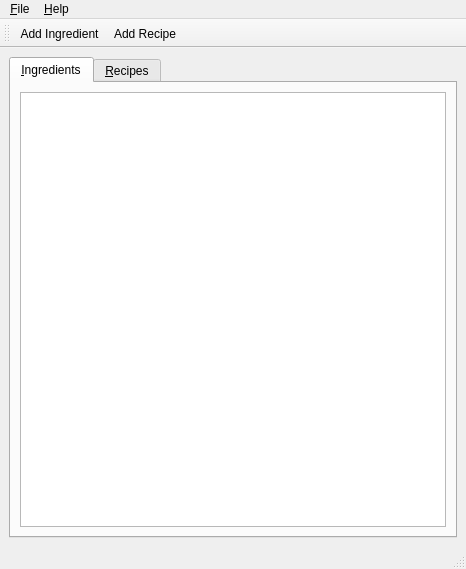
<ui version="4.0" >
 <class>MainWindow</class>
 <widget class="QMainWindow" name="MainWindow" >
  <property name="geometry" >
   <rect>
    <x>0</x>
    <y>0</y>
    <width>466</width>
    <height>569</height>
   </rect>
  </property>
  <property name="windowTitle" >
   <string>AlkyBundle</string>
  </property>
  <property name="windowIcon" >
   <iconset resource="resources.qrc" >
    <normaloff>:/main/pixmaps/icon.png</normaloff>:/main/pixmaps/icon.png</iconset>
  </property>
  <widget class="QWidget" name="centralwidget" >
   <layout class="QVBoxLayout" name="verticalLayout" >
    <item>
     <widget class="QTabWidget" name="tabWidget" >
      <property name="currentIndex" >
       <number>0</number>
      </property>
      <property name="iconSize" >
       <size>
        <width>32</width>
        <height>32</height>
       </size>
      </property>
      <widget class="QWidget" name="tab" >
       <attribute name="title" >
        <string>&amp;Ingredients</string>
       </attribute>
       <attribute name="icon" >
        <iconset resource="resources.qrc" >
         <normaloff>:/main/pixmaps/ingredient.png</normaloff>:/main/pixmaps/ingredient.png</iconset>
       </attribute>
       <layout class="QVBoxLayout" name="verticalLayout_2" >
        <item>
         <widget class="QTreeView" name="listIngredient" >
          <property name="iconSize" >
           <size>
            <width>32</width>
            <height>32</height>
           </size>
          </property>
          <property name="indentation" >
           <number>0</number>
          </property>
          <property name="rootIsDecorated" >
           <bool>false</bool>
          </property>
          <property name="itemsExpandable" >
           <bool>false</bool>
          </property>
         </widget>
        </item>
       </layout>
      </widget>
      <widget class="QWidget" name="tab_2" >
       <attribute name="title" >
        <string>&amp;Recipes</string>
       </attribute>
       <attribute name="icon" >
        <iconset resource="resources.qrc" >
         <normaloff>:/main/pixmaps/recipe.png</normaloff>:/main/pixmaps/recipe.png</iconset>
       </attribute>
       <layout class="QVBoxLayout" name="verticalLayout_3" >
        <item>
         <widget class="QListView" name="listRecipe" />
        </item>
       </layout>
      </widget>
     </widget>
    </item>
   </layout>
  </widget>
  <widget class="QMenuBar" name="menubar" >
   <property name="geometry" >
    <rect>
     <x>0</x>
     <y>0</y>
     <width>466</width>
     <height>26</height>
    </rect>
   </property>
   <widget class="QMenu" name="menuFile" >
    <property name="title" >
     <string>&amp;File</string>
    </property>
    <addaction name="actionQuit" />
   </widget>
   <widget class="QMenu" name="menuHelp" >
    <property name="title" >
     <string>&amp;Help</string>
    </property>
    <addaction name="actionAbout" />
   </widget>
   <addaction name="menuFile" />
   <addaction name="menuHelp" />
  </widget>
  <widget class="QStatusBar" name="statusbar" />
  <widget class="QToolBar" name="DefaultToolBar" >
   <property name="windowTitle" >
    <string>Default</string>
   </property>
   <property name="toolButtonStyle" >
    <enum>Qt::ToolButtonTextUnderIcon</enum>
   </property>
   <attribute name="toolBarArea" >
    <enum>TopToolBarArea</enum>
   </attribute>
   <attribute name="toolBarBreak" >
    <bool>false</bool>
   </attribute>
   <addaction name="actionAddIngredient" />
   <addaction name="actionAddRecipe" />
  </widget>
  <action name="actionAbout" >
   <property name="text" >
    <string>&amp;About...</string>
   </property>
  </action>
  <action name="actionQuit" >
   <property name="text" >
    <string>&amp;Quit</string>
   </property>
  </action>
  <action name="actionAddIngredient" >
   <property name="text" >
    <string>Add Ingredient...</string>
   </property>
  </action>
  <action name="actionAddRecipe" >
   <property name="text" >
    <string>Add Recipe...</string>
   </property>
  </action>
 </widget>
 <resources>
  <include location="resources.qrc" />
 </resources>
 <connections>
  <connection>
   <sender>actionQuit</sender>
   <signal>activated()</signal>
   <receiver>MainWindow</receiver>
   <slot>close()</slot>
   <hints>
    <hint type="sourcelabel" >
     <x>-1</x>
     <y>-1</y>
    </hint>
    <hint type="destinationlabel" >
     <x>233</x>
     <y>283</y>
    </hint>
   </hints>
  </connection>
  <connection>
   <sender>actionAddIngredient</sender>
   <signal>activated()</signal>
   <receiver>MainWindow</receiver>
   <slot>showAddIngredient()</slot>
   <hints>
    <hint type="sourcelabel" >
     <x>-1</x>
     <y>-1</y>
    </hint>
    <hint type="destinationlabel" >
     <x>232</x>
     <y>284</y>
    </hint>
   </hints>
  </connection>
  <connection>
   <sender>actionAbout</sender>
   <signal>activated()</signal>
   <receiver>MainWindow</receiver>
   <slot>showAbout()</slot>
   <hints>
    <hint type="sourcelabel" >
     <x>-1</x>
     <y>-1</y>
    </hint>
    <hint type="destinationlabel" >
     <x>232</x>
     <y>284</y>
    </hint>
   </hints>
  </connection>
 </connections>
 <slots>
  <slot>showAddIngredient()</slot>
  <slot>showAbout()</slot>
 </slots>
</ui>
